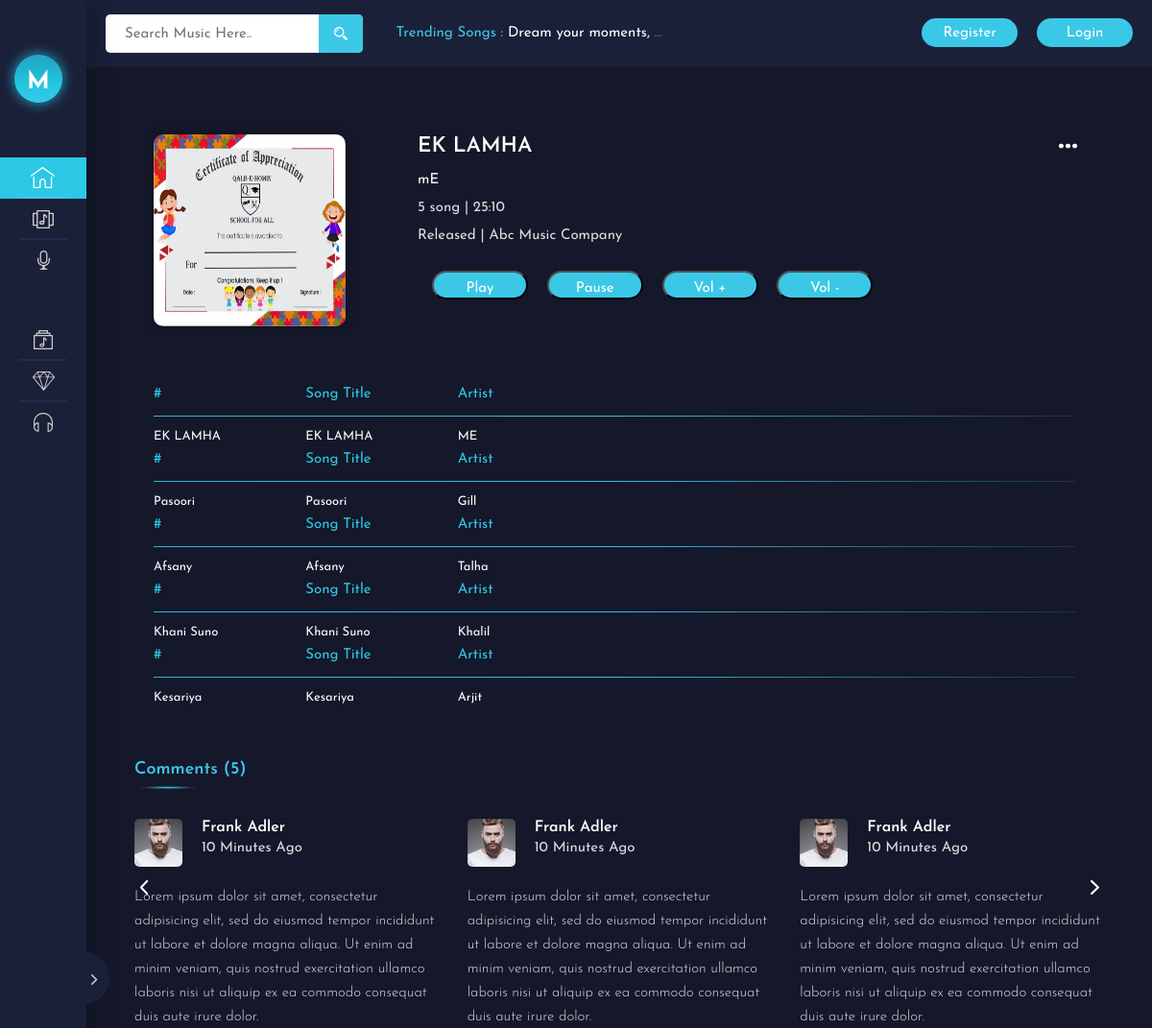
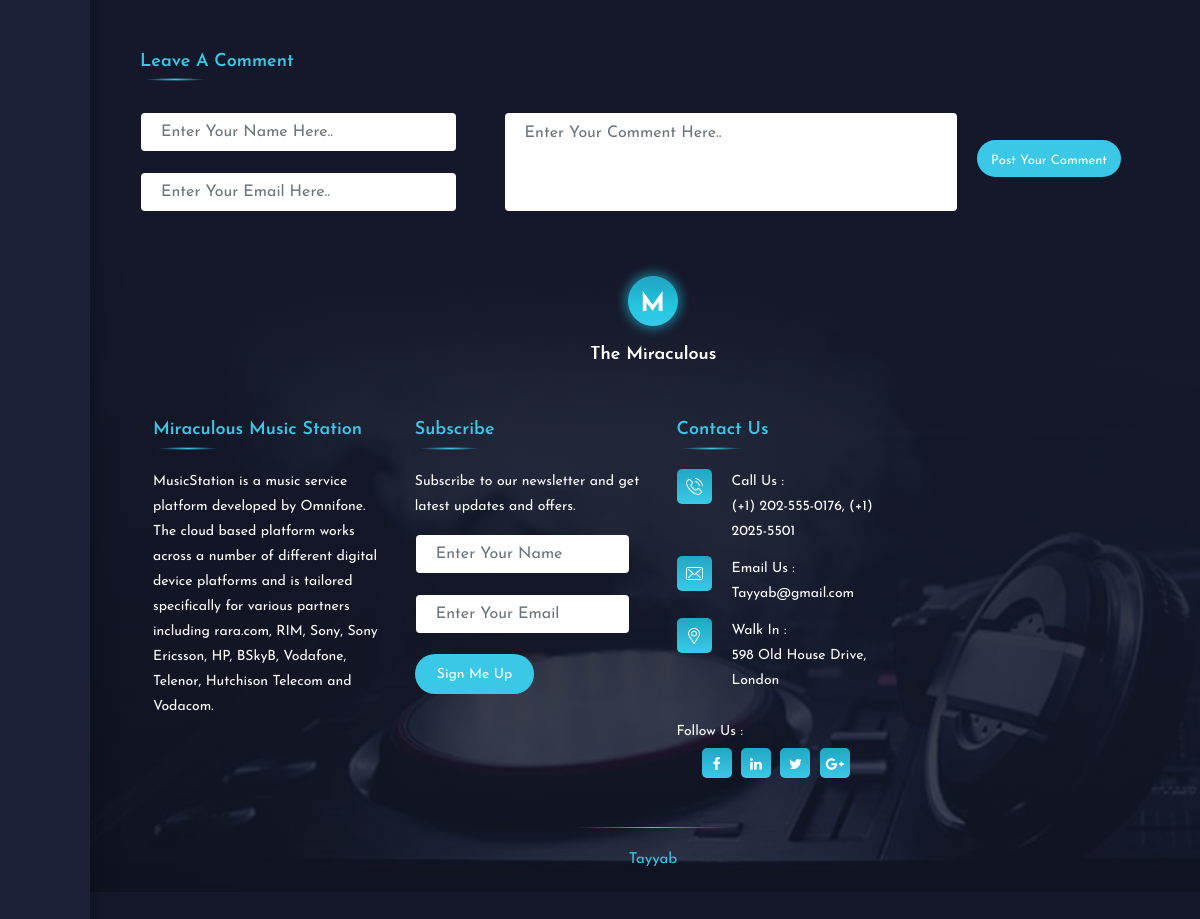
The app's page /album_single.php?id=10 with its own data (2 pictures, top to bottom).
### tables this page shows
CREATE TABLE `uploads` (
  `id` int(30) NOT NULL,
  `title` text NOT NULL,
  `genre_id` int(11) NOT NULL,
  `artist` text NOT NULL,
  `description` text NOT NULL,
  `cover_image` text NOT NULL,
  `music` varchar(354) NOT NULL
);

### album_single.php (the view, shortened to what this page needs)
<?php
$link = mysqli_connect('localhost', 'root', '', 'music_db');
$q = "SELECT *  from `uploads` where id =" . $_GET['id'];
$res = mysqli_query($link, $q);
$row = mysqli_fetch_assoc($res);
?>
<!DOCTYPE html>
<html lang="en">
<head>
    <link rel="stylesheet" type="text/css" href="css/fonts.css">
    <link rel="stylesheet" type="text/css" href="css/bootstrap.css">
    <link rel="stylesheet" type="text/css" href="css/font-awesome.min.css">
    <link rel="stylesheet" type="text/css" href="js/plugins/swiper/css/swiper.min.css">
    <link rel="stylesheet" type="text/css" href="js/plugins/nice_select/nice-select.css">
    <link rel="stylesheet" type="text/css" href="js/plugins/player/volume.css">
	<link rel="stylesheet" type="text/css" href="js/plugins/scroll/jquery.mCustomScrollbar.css">
    <link rel="stylesheet" type="text/css" href="css/style.css">
</head>
<body>
    <div class="ms_main_wrapper">
<?php include "shared/header.php"?>
 <?php include "shared/sidebar.php"?>
        <div class="ms_album_single_wrapper">
            <div class="album_single_data">
                <div class="album_single_img">
                    <img src="admin/assets/musicphoto/<?= $row["cover_image"] ?>" style="height: 200px; width: 200px;" alt="" class="img-fluid">
                </div>
                <div class="album_single_text">
                    <h2><?= $row['title']?></h2>
                    <p class="singer_name"><?= $row['artist']?></p>
                    <div class="album_feature">
                        <a href="#" class="album_date">5 song | 25:10</a>
                        <a href="#" class="album_date">Released <?= $row['song_title']?>  | Abc Music Company</a>
                    </div>
                    <div class="album_btn">
                    <div>
  <button class="ms_btn play_btn"  onclick="document.getElementById('player').play()" >Play</button>
  <button class="ms_btn play_btn" onclick="document.getElementById('player').pause()">Pause</button>
  <button class="ms_btn play_btn" onclick="document.getElementById('player').volume += 0.1">Vol +</button>
  <button class="ms_btn play_btn" onclick="document.getElementById('player').volume -= 0.1">Vol -</button>
</div>
                    </div>
                </div>
                <div class="album_more_optn ms_more_icon">
                    <span><img src="images/svg/more.svg" alt=""></span>
            </div>
            </div>
			<div class="album_inner_list">
				<div class="album_list_wrapper">
                <?php
                        $link = mysqli_connect('localhost', 'root', '', 'music_db');
                        $q = "SELECT *  from `uploads`";
                        $res = mysqli_query($link, $q);
                        while ($row = mysqli_fetch_assoc($res)) {
                        ?>
					<ul class="album_list_name">
						<li>#</li>
						<li>Song Title</li>
						<li>Artist</li>
					</ul>
					<ul>
						<li><a href="#"><span class="play_no"><?= $row['title']?></span><span class="play_hover"></span></a></li>
						<li><a href="#"><?= $row['title']?></a></li>
						<li><a href="#"><?= $row['artist']?></a></li>
					</ul>
<?php
}
?>
				</div>
			</div>
        </div>
        <div class="ms_content_wrapper ms_album_content">
            <div class="ms_test_wrapper">
                <div class="ms_heading">
                    <h1>comments (5)</h1>
                </div>
                <div class="ms_test_slider swiper-container">
                    <div class="swiper-wrapper">
                        <div class="swiper-slide">
                            <div class="ms_test_box">
                                <div class="ms_test_top">
                                    <div class="ms_test_img">
                                        <img src="images/user1.jpg" alt="">
                                    </div>
                                    <div class="ms_test_name">
                                        <h3>Frank Adler</h3>
                                        <span class="cmnt_time">10 Minutes Ago</span>
                                    </div>
                                </div>
                                <div class="ms_test_para">
                                    <p>Lorem ipsum dolor sit amet, consectetur adipisicing elit, sed do eiusmod tempor incididunt ut labore et dolore magna aliqua. Ut enim ad minim veniam, quis nostrud exercitation ullamco laboris nisi ut aliquip ex ea commodo consequat duis aute irure dolor.</p>
                                </div>
                            </div>
                        </div>
                    </div>
                </div>
                <div class="swiper-button-next1 slider_nav_next"></div>
                <div class="swiper-button-prev1 slider_nav_prev"></div>
            </div>
            <div class="ms_cmnt_wrapper">
                <div class="ms_heading">
                    <h1>Leave A Comment</h1>
                </div>
                <div class="ms_cmnt_form">
                    <form>
                        <div class="ms_input_group">
                            <div class="ms_input">
                                <input type="text" class="form-control" placeholder="Enter Your Name Here..">
                            </div>
                            <div class="ms_input marger_top20">
                                <input type="text" class="form-control" placeholder="Enter Your Email Here..">
                            </div>
                        </div>
                        <div class="ms_input_group1">
                            <div class="ms_input">
                                <textarea name="message" class="form-control" placeholder="Enter Your Comment Here.."></textarea>
                            </div>
                        </div>
                        <div class="ms_input_group2">
                            <div class="ms_input">
                                <button class="ms_btn">post your comment</button>
                            </div>
                        </div>
                    </form>
                </div>
            </div>
        </div>
<?php include "shared/footer.php"?>
</body>
</html>

### records on screen
uploads: cover_image (picture), title "EK LAMHA", artist "mE", artist "ME"
uploads: title "Pasoori", artist "Gill"
uploads: title "Afsany", artist "Talha"
uploads: title "Khani Suno", artist "Khalil"
uploads: title "Kesariya", artist "Arjit"
